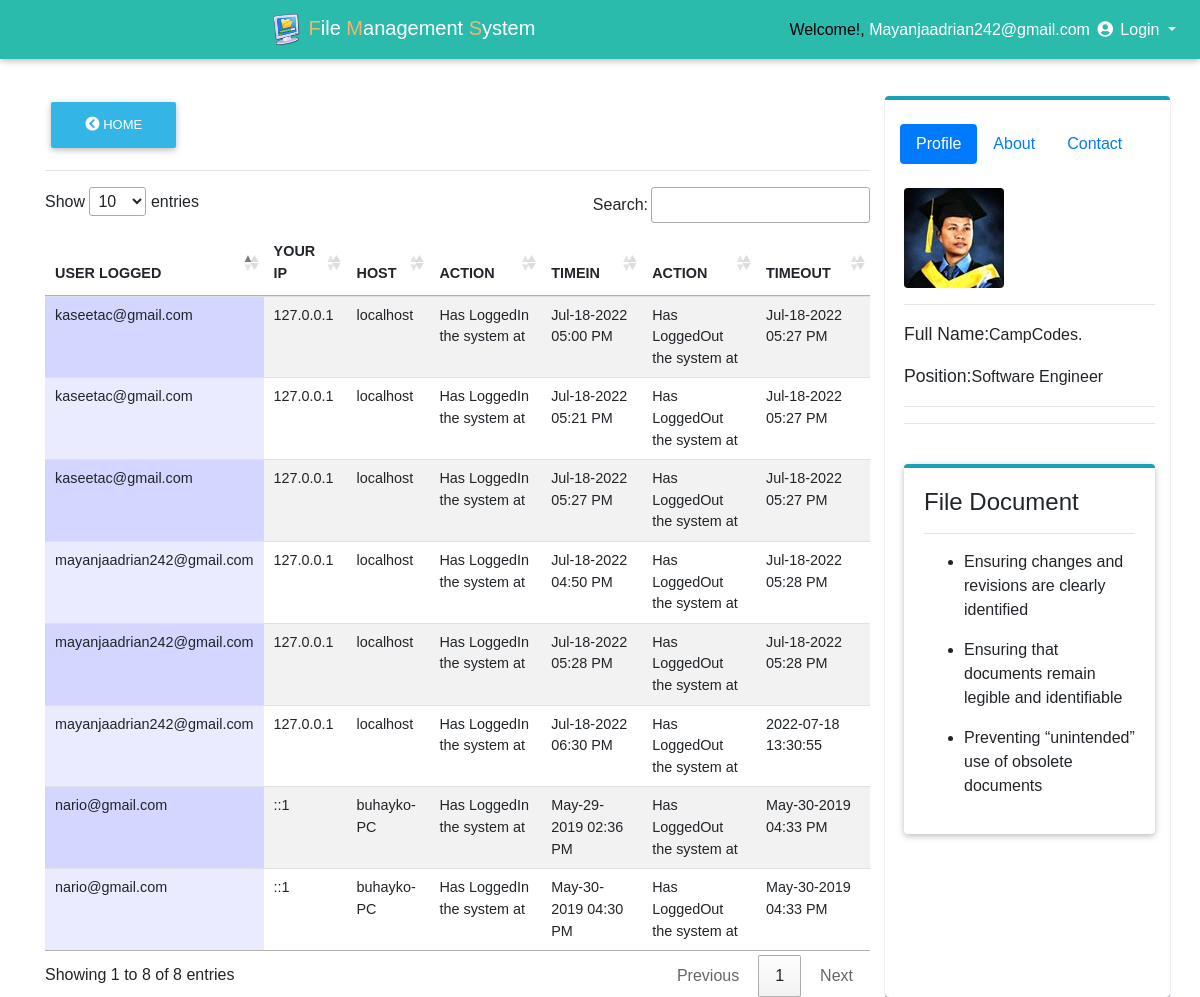
/private_user/history_log.php (signed in), run on the app's committed database.
### tables this page shows
CREATE TABLE `history_log` (
  `log_id` int(11) NOT NULL,
  `id` int(11) NOT NULL,
  `email_address` text NOT NULL,
  `action` varchar(100) NOT NULL,
  `actions` varchar(200) NOT NULL DEFAULT 'Has LoggedOut the system at',
  `ip` text NOT NULL,
  `host` text NOT NULL,
  `login_time` varchar(200) NOT NULL DEFAULT current_timestamp(),
  `logout_time` varchar(200) NOT NULL DEFAULT current_timestamp()
);

### private_user/history_log.php (the view, shortened to what this page needs)
<!DOCTYPE html>
<html lang="en">
<head>
  <link rel="stylesheet" href="https://use.fontawesome.com/releases/v5.8.1/css/all.css">
  <link href="css/bootstrap.min.css" rel="stylesheet">
  <link href="css/mdb.min.css" rel="stylesheet">
  <link href="css/style.css" rel="stylesheet">
    <link rel="stylesheet" type="text/css" href="media/css/dataTable.css" />
</head>
<body style="padding:0px; margin:0px; background-color:#fff;font-family:arial,helvetica,sans-serif,verdana,'Open Sans'">
  <?php
     require_once("include/connection.php");
   $id = mysqli_real_escape_string($conn,$_SESSION['email_address']);
  $r = mysqli_query($conn,"SELECT * FROM login_user where id = '$id'") or die (mysqli_error($con));
  $row = mysqli_fetch_array($r);
   $id=$row['email_address'];
?>
<nav class="mb-1 navbar navbar-expand-lg navbar-dark default-color fixed-top">
    <a class="navbar-brand" href="#"><img src="js/img/Files_Download.png" width="33px" height="33px"> <font color="#F0B56F">F</font>ile <font color="#F0B56F">M</font>anagement <font color="#F0B56F">S</font>ystem</a>
  <div class="collapse navbar-collapse" id="navbarSupportedContent-4">
    <ul class="navbar-nav ml-auto">
      <li class="nav-item dropdown">
        <a class="nav-link dropdown-toggle" id="navbarDropdownMenuLink-4" data-toggle="dropdown"
          aria-haspopup="true" aria-expanded="false">
           <font color="black">Welcome!,</font> <?php echo ucwords(htmlentities($id)); ?> <i class="fas fa-user-circle"></i> Login </a>
      </li>
    </ul>
  </div>
</nav>
<br>
<br><Br><br>
<div class="container">
  <div class="row">
     <div class="col-md-9">
    <div class="">
    <a href="home.php"><button type="button" class="btn btn-info"><i class="fas fa-chevron-circle-left"></i>  Home</button></a>
    </div>
<hr>
  <table id="dtable" class = "table table-striped" style="">
     <thead>
    <th>USER LOGGED</th>
     <th>YOUR IP</th>
     <th>HOST</th>
     <th>ACTION</th>
     <th>TIMEIN</th>
     <th>ACTION</th>
     <th>TIMEOUT</th>
</thead>
<tbody>
    <tr>
        <?php
        require_once("include/connection.php");
      $query = mysqli_query($conn,"SELECT * from history_log") or die (mysqli_error($conn));
      while($file=mysqli_fetch_array($query)){
         $name =  $file['email_address'];
         $ip =  $file['ip'];
         $host =  $file['host'];
         $action =  $file['action'];
         $logintime =  $file['login_time'];
         $actions =  $file['actions'];
         $logouttime =  $file['logout_time'];
      ?>
      <td><?php echo $name; ?></td>
       <td><?php echo $ip; ?></td>
      <td><?php echo $host; ?></td>
      <td><?php echo $action; ?></td>
      <td><?php echo $logintime; ?></td>
      <td><?php echo $actions; ?></td>
      <td><?php echo $logouttime; ?></td>
    </tr>
<?php } ?>
</tbody>
   </table>
    </div>
 <div class="col-md-3" style="border-top: 4px solid #17a2b8;border-radius: 4px;  box-shadow: 0px 1px 1px 0px  #6c757d;"><br>
  <ul class="nav nav-pills mb-3" id="pills-tab" role="tablist">
  <li class="nav-item">
    <a class="nav-link active" id="pills-home-tab" data-toggle="pill" href="#pills-home" role="tab"
      aria-controls="pills-home" aria-selected="true">Profile</a>
  </li>
  <li class="nav-item">
    <a class="nav-link" id="pills-profile-tab" data-toggle="pill" href="#pills-profile" role="tab"
      aria-controls="pills-profile" aria-selected="false">About</a>
  </li>
  <li class="nav-item">
    <a class="nav-link" id="pills-contact-tab" data-toggle="pill" href="#pills-contact" role="tab"
      aria-controls="pills-contact" aria-selected="false">Contact</a>
  </li>
</ul>
<div class="tab-content pt-2 pl-1" id="pills-tabContent">
  <div class="tab-pane fade show active" id="pills-home" role="tabpanel" aria-labelledby="pills-home-tab">
    <img src="img/nel.jpg" class="rounded" alt="..."><hr>
    <div class="">
     <div class=""><p><b style="font-size: 1.1em">Full Name:</b>CampCodes.</p></div>
     <div class=""><p><b style="font-size: 1.1em">Position:</b>Software Engineer</p></div>
  </div>
  <hr>
  </div>
<hr><br>
<div class="card" style="border-top: 4px solid #17a2b8;border-radius: 4px;">
  <div class="card-body">
    <h4 class="card-title">File Document</h4><hr>
    <ul>
      <li> <p>Ensuring changes and revisions are clearly identified</p></li>
      <li> <p>Ensuring that documents remain legible and identifiable</p></li>
      <li> <p>Preventing “unintended” use of obsolete documents</p></li>
    </ul>
  </div>
</div>
 </div>
</div>
</div>
<link rel="stylesheet" type="text/css" href="https://cdn.datatables.net/1.10.9/css/jquery.dataTables.min.css"/>
<link rel="stylesheet" type="text/css" href="https://cdn.datatables.net/responsive/1.0.3/css/dataTables.responsive.css">
</body>
</html>

### Private_Dashboard/css/style.css (style rules this page uses)
@media (min-width: 1200px) { .navbar, .page-footer, main { padding-left: 270px; } }

### private_user/media/css/dataTable.css (style rules this page uses)
.sorting_asc { background: url('../images/sort_asc.png') no-repeat center right; }
.sorting { background: url('../images/sort_both.png') no-repeat center right; }
tr.odd { background-color: #E2E4FF; }
tr.odd td.sorting_1 { background-color: #D3D6FF; }
tr.even td.sorting_1 { background-color: #EAEBFF; }

### data on the page
history_log: email_address "nario@gmail.com", ip "::1", host "buhayko-PC", action "Has LoggedIn the system at", login_time "May-29-2019 02:36 PM", actions "Has LoggedOut the system at", logout_time "May-30-2019 04:33 PM"
history_log: email_address "nario@gmail.com", ip "::1", host "buhayko-PC", action "Has LoggedIn the system at", login_time "May-30-2019 04:30 PM", actions "Has LoggedOut the system at", logout_time "May-30-2019 04:33 PM"
history_log: email_address "mayanjaadrian242@gmail.com", ip "127.0.0.1", host "localhost", action "Has LoggedIn the system at", login_time "Jul-18-2022 04:50 PM", actions "Has LoggedOut the system at", logout_time "Jul-18-2022 05:28 PM"
history_log: email_address "kaseetac@gmail.com", ip "127.0.0.1", host "localhost", action "Has LoggedIn the system at", login_time "Jul-18-2022 05:00 PM", actions "Has LoggedOut the system at", logout_time "Jul-18-2022 05:27 PM"
history_log: email_address "kaseetac@gmail.com", ip "127.0.0.1", host "localhost", action "Has LoggedIn the system at", login_time "Jul-18-2022 05:21 PM", actions "Has LoggedOut the system at", logout_time "Jul-18-2022 05:27 PM"
history_log: email_address "kaseetac@gmail.com", ip "127.0.0.1", host "localhost", action "Has LoggedIn the system at", login_time "Jul-18-2022 05:27 PM", actions "Has LoggedOut the system at", logout_time "Jul-18-2022 05:27 PM"
history_log: email_address "mayanjaadrian242@gmail.com", ip "127.0.0.1", host "localhost", action "Has LoggedIn the system at", login_time "Jul-18-2022 05:28 PM", actions "Has LoggedOut the system at", logout_time "Jul-18-2022 05:28 PM"
history_log: email_address "mayanjaadrian242@gmail.com", ip "127.0.0.1", host "localhost", action "Has LoggedIn the system at", login_time "Jul-18-2022 06:30 PM", actions "Has LoggedOut the system at", logout_time "2022-07-18 13:30:55"

### other printed values
$id "Mayanjaadrian242@gmail.com"
